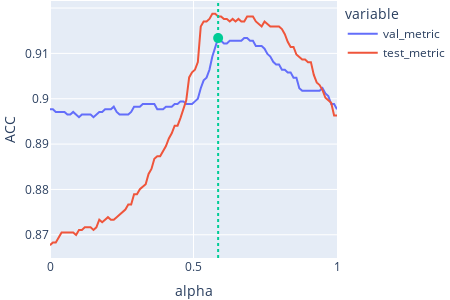

The notebook cell saved with this chart:
### Code cell
fig_alpha_grid.write_image(f'{output_dir}/alpha.png')
fig_alpha_grid
